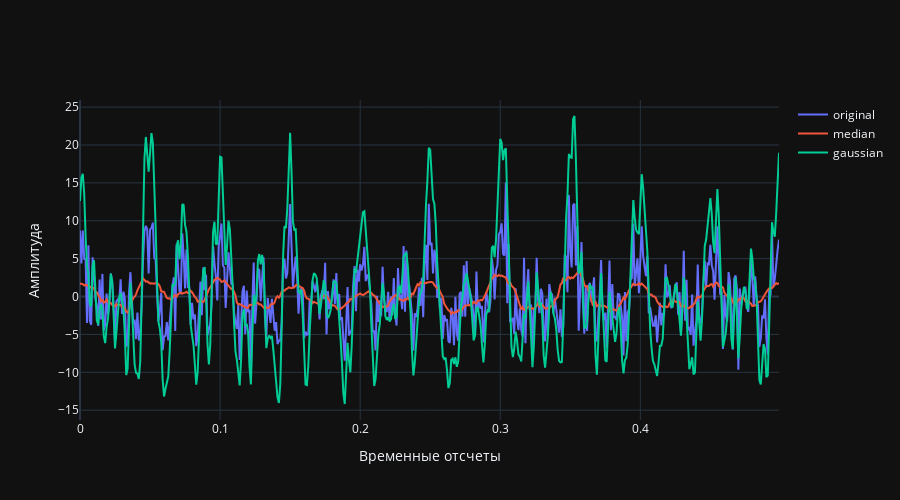

The notebook cell saved with this chart:
### Code cell
fig = make_subplots(rows=1, cols=1)

fig.add_trace(
    go.Scatter(x=time_domain[:num_samples//2], y=signal[:num_samples//2], name="original"),
    row=1, col=1
)
fig.add_trace(
    go.Scatter(x=time_domain[:num_samples//2], y=median_signal[:num_samples//2], name="median"),
    row=1, col=1
)
fig.add_trace(
    go.Scatter(x=time_domain[:num_samples//2], y=gauss_smoothed_signal[:num_samples//2], name="gaussian"),
    row=1, col=1
)
fig.update_layout(
    height=500,
    xaxis_title="Временные отсчеты",
    yaxis_title="Амплитуда",
)
fig.show()

### Figure 1 — Plotly figure (JSON) as saved in the notebook; plotly's stock layout.template omitted (floating-point values rounded to 4 significant figures; data arrays with more than 128 entries replaced by an {"elided": "..."} marker saying what was removed)
{"data": [{"name": "original", "x": {"elided": "500 float values"}, "y": {"elided": "500 float values"}, "type": "scatter", "xaxis": "x", "yaxis": "y"}, {"name": "median", "x": {"elided": "500 float values"}, "y": {"elided": "500 float values"}, "type": "scatter", "xaxis": "x", "yaxis": "y"}, {"name": "gaussian", "x": {"elided": "500 float values"}, "y": {"elided": "500 float values"}, "type": "scatter", "xaxis": "x", "yaxis": "y"}], "layout": {"xaxis": {"anchor": "y", "domain": [0.0, 1.0], "title": {"text": "Временные отсчеты"}}, "yaxis": {"anchor": "x", "domain": [0.0, 1.0], "title": {"text": "Амплитуда"}}, "height": 500}}
